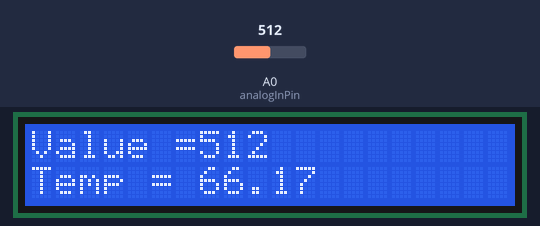
A sketch run on a simulated Arduino Uno, built with avr-gcc and run on an emulated ATmega328P. Parts: 20×2 character LCD. The inputs (shaded band) are chosen by the test bench; at power-on: A0 (analogInPin) = 512.

Above: at 1.2 s.
1.3 s: A0 (analogInPin) set to 716
At 2.5 s:
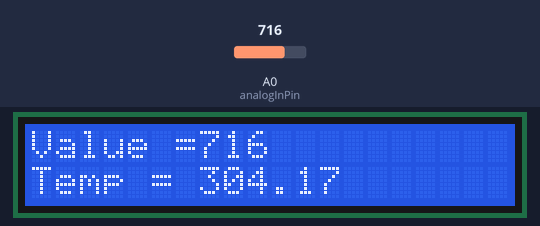
2.9 s: A0 (analogInPin) set to 900
At 4.2 s:
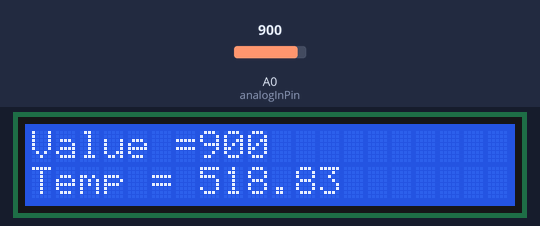
4.5 s: A0 (analogInPin) set to 1023
At 4.9 s:
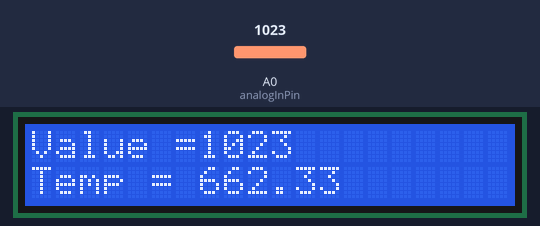
Timing chart, 0 to 7.5 s (numbered marks = the images above; inputs shaded):
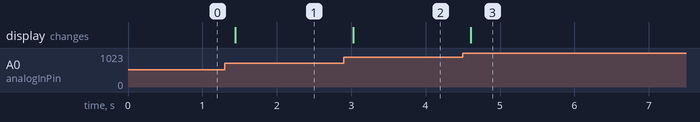

The sketch:

WaterProof2WireTempGaugePT100.ino
```cpp
#include <Wire.h>
#include <LiquidCrystal_I2C.h>

LiquidCrystal_I2C lcd(0x27, 2, 1, 0, 4, 5, 6, 7, 3, POSITIVE);

const int analogInPin = A0;

const int SensorValueLow = 463;
const int SensorValueDiff = 36; // differance between high and low sensor value
const int TempValueDiff = 42; // differance between high and low Temp value
const int TempValueLow = 9;

int sensorValue = 0;
double Temp = 0;

void setup()
{
  lcd.begin(20,2);
  lcd.backlight();
}

void loop()
{
  sensorValue = analogRead(analogInPin);
  Temp = sensorValue-SensorValueLow;
  Temp = Temp/SensorValueDiff;
  Temp = Temp*TempValueDiff;
  Temp = Temp+TempValueLow;

  lcd.setCursor(0,0);
  lcd.print("Value = ");
  lcd.setCursor(7,0);
  lcd.print(sensorValue);

  lcd.setCursor(0,1);
  lcd.print("Temp = ");
  lcd.setCursor(7,1);
  lcd.print(Temp);

  delay(200);
}
```

Measured:
- after the input at 1.3 s, the display: changes after 0.14 s (image 1)
- after the input at 2.9 s, the display: changes after 0.13 s (image 2)
- after the input at 4.5 s, the display: changes after 0.11 s (image 3)
